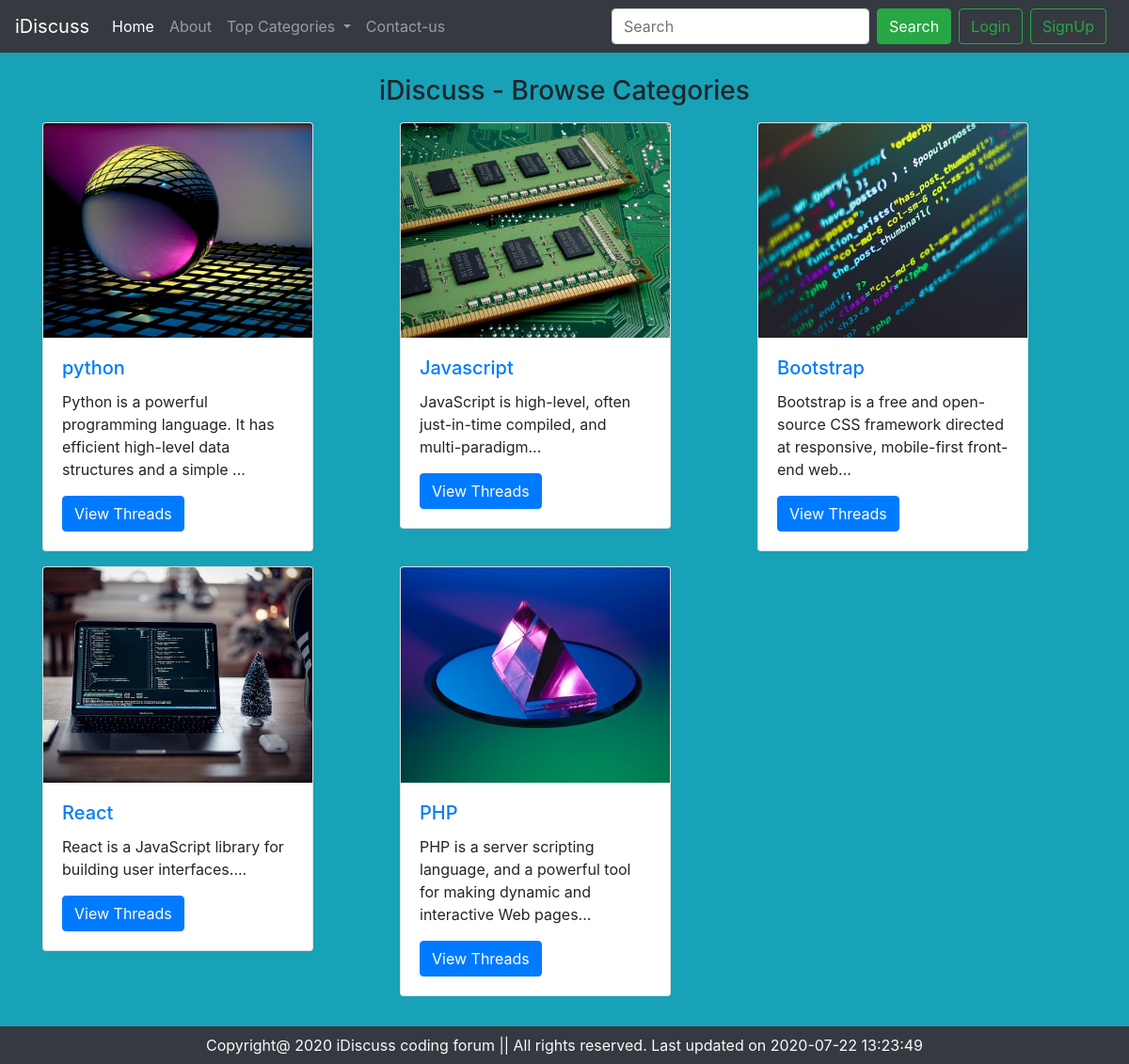
Page /Project-2/index.php on the committed database.
### tables this page shows
CREATE TABLE `categories` (
  `category_id` int(5) NOT NULL,
  `category_name` varchar(50) NOT NULL,
  `category_description` varchar(200) NOT NULL,
  `category_tstamp` datetime NOT NULL DEFAULT current_timestamp()
);

### Project-2/index.php (the view, shortened to what this page needs)
<!doctype html>
<html lang="en">
<head>
    <link rel="stylesheet" href="https://stackpath.bootstrapcdn.com/bootstrap/4.5.0/css/bootstrap.min.css"
>
</head>
<body class="bg-info" onload="myFunction()">
    <?php include 'partials/header.php'; ?>
    <div class="container animate-bottom my-4">
        <h3 class=" text-center"> iDiscuss - Browse Categories</h3>
        <div class="row">
            <?php
                include 'partials/dbconnect.php';
                $sql = "SELECT * FROM `categories`";
                $result = mysqli_query($conn, $sql);
                $num_row = mysqli_num_rows($result);
                if ($num_row > 0) {
                    while ($row = mysqli_fetch_assoc($result)) {
                        $catid = $row["category_id"];
                        $catname = $row["category_name"];
                        $catdesc= $row["category_description"];
                        echo ' <div class="col-md-4 my-2">
                                    <div class="card" style="width: 18rem;">
                                        <img src="img/card'.$catid.'.jfif" class="card-img-top" alt="card_image">
                                        <div class="card-body">
                                            <h5 class="card-title"><a href="/phptutorial/Project-2/threadlist.php?catid='.$catid.'">'.$catname.'</a></h5>
                                            <p class="card-text">'.substr($catdesc,0,100).'...</p>
                                            <a href="/phptutorial/Project-2/threadlist.php?catid='.$catid.'" class="btn btn-primary">View Threads</a>
                                        </div>
                                    </div>
                                </div>';
                    }
                }
            ?>
        </div>
    </div>
    <?php include 'partials/footer.php'; ?>
</body>
</html>

### Project-2/partials/header.php (shortened to what this page needs)
<?php
echo'
<nav class="navbar sticky-top navbar-expand-lg navbar-dark bg-dark">
    <a class="navbar-brand" href="/phptutorial/Project-2/">iDiscuss</a>
    <button class="navbar-toggler" type="button" data-toggle="collapse" data-target="#navbarSupportedContent"
        aria-controls="navbarSupportedContent" aria-expanded="false" aria-label="Toggle navigation">
        <span class="navbar-toggler-icon"></span>
    </button>
    <div class="collapse navbar-collapse" id="navbarSupportedContent">
        <ul class="navbar-nav mr-auto">
            <li class="nav-item active">
                <a class="nav-link" href="/phptutorial/Project-2/">Home <span class="sr-only">(current)</span></a>
            </li>
            <li class="nav-item">
                <a class="nav-link" href="/phptutorial/Project-2/about.php">About</a>
            </li>
            <li class="nav-item dropdown">
                <a class="nav-link dropdown-toggle" href="/phptutorial/Project-2/" id="navbarDropdown" role="button"
                    data-toggle="dropdown" aria-haspopup="true" aria-expanded="false">
                    Top Categories
                </a>
                <div class="dropdown-menu" aria-labelledby="navbarDropdown">';
                echo' </div>
            </li>
            <li class="nav-item">
                <a class="nav-link" href="/phptutorial/Project-2/contact.php">Contact-us</a>
            </li>
        </ul>';
        if(isset($_SESSION['loggedin']) && $_SESSION['loggedin']==true){
        echo '<form class="form-inline my-2  my-lg-0" method="GET" action="search.php">
            <input class="form-control mr-sm-2" name="search"type="search" placeholder="Search" aria-label="Search">
            <button class="btn btn-success my-2 my-sm-0" type="submit">Search</button>
            <p class="text-light my-2 ml-2 ">welcome '. $_SESSION['useremail'].'</p>
            <a type="submit" class="btn btn-success mx-2" href="/phptutorial//Project-2/partials/logout.php">Logout</a>
        </form>';
        }
        else{
        echo'<form class="form-inline my-2 my-lg-0"method="GET" action="search.php">
            <input class="form-control mr-sm-2" name="search" type="search" placeholder="Search" aria-label="Search">
            <button class="btn btn-success my-2 my-sm-0" type="submit">Search</button>
            <button type="button" class="btn btn-outline-success ml-2" data-toggle="modal"
                data-target="#loginModal">Login</button>
            <button type="button" class="btn btn-outline-success mx-2" data-toggle="modal"
                data-target="#signUpModal">SignUp</button>
        </form>';
        }
        echo'
    </div>
</nav>';
?>

### Project-2/partials/footer.php
<?php
$d = date("Y-m-d H:i:s");
$year = date("Y");
?>
<footer class="footer sticky-bottom mt-auto py-2 bg-dark">
    <div class="container text-center">
        <span class="text-center text-light">Copyright@ <?php echo $year ?> iDiscuss coding forum || All
            rights reserved. Last updated on <?php echo $d ?></span>
    </div>
</footer>

### Project-2/index.php (style rules this page uses)
.animate-bottom { position: relative; -webkit-animation-name: animatebottom; -webkit-animation-duration: 1s; animation-name: animatebottom; animation-duration: 1s }

### rows in the picture
categories: shows a picture, category_name "python", category_description "Python is a powerful programming language. It has efficient high-level data structures and a simple"
categories: shows a picture, category_name "Javascript", category_description "JavaScript is high-level, often just-in-time compiled, and multi-paradigm"
categories: shows a picture, category_name "Bootstrap", category_description "Bootstrap is a free and open-source CSS framework directed at responsive, mobile-first front-end web"
categories: shows a picture, category_name "React", category_description "React is a JavaScript library for building user interfaces."
categories: shows a picture, category_name "PHP", category_description "PHP is a server scripting language, and a powerful tool for making dynamic and interactive Web pages"
